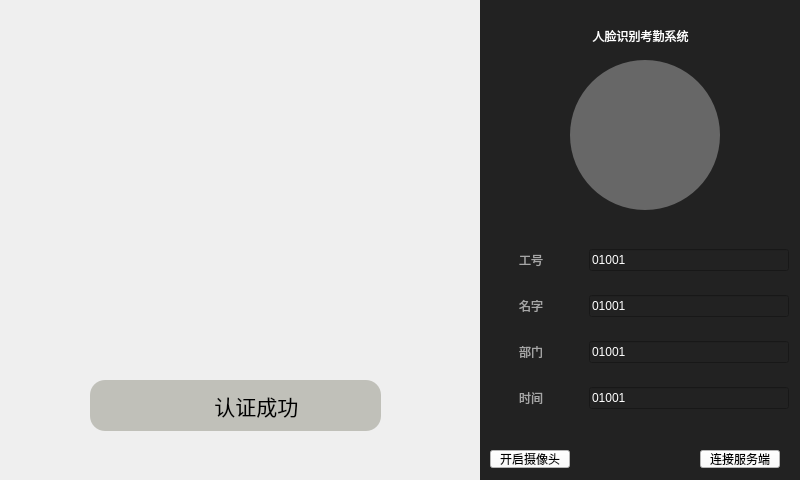
<?xml version="1.0" encoding="UTF-8"?>
<ui version="4.0">
 <class>face_recognition_system</class>
 <widget class="QMainWindow" name="face_recognition_system">
  <property name="geometry">
   <rect>
    <x>0</x>
    <y>0</y>
    <width>800</width>
    <height>480</height>
   </rect>
  </property>
  <property name="windowTitle">
   <string>face_recognition_system</string>
  </property>
  <widget class="QWidget" name="centralwidget">
   <widget class="QWidget" name="widget" native="true">
    <property name="geometry">
     <rect>
      <x>0</x>
      <y>0</y>
      <width>480</width>
      <height>480</height>
     </rect>
    </property>
    <property name="styleSheet">
     <string notr="true"/>
    </property>
    <widget class="QWidget" name="widgetLb" native="true">
     <property name="geometry">
      <rect>
       <x>90</x>
       <y>380</y>
       <width>291</width>
       <height>51</height>
      </rect>
     </property>
     <property name="styleSheet">
      <string notr="true">
border-radius:15px;
background-color: rgba(49, 50, 22,63);
</string>
     </property>
     <layout class="QHBoxLayout" name="horizontalLayout">
      <item>
       <spacer name="horizontalSpacer">
        <property name="orientation">
         <enum>Qt::Horizontal</enum>
        </property>
        <property name="sizeHint" stdset="0">
         <size>
          <width>40</width>
          <height>20</height>
         </size>
        </property>
       </spacer>
      </item>
      <item>
       <widget class="QLabel" name="label_2">
        <property name="minimumSize">
         <size>
          <width>30</width>
          <height>20</height>
         </size>
        </property>
        <property name="maximumSize">
         <size>
          <width>30</width>
          <height>21</height>
         </size>
        </property>
        <property name="styleSheet">
         <string notr="true">
border-image: url(:/123.png);
background-color: rgba(255, 255, 255, 0);</string>
        </property>
        <property name="text">
         <string/>
        </property>
       </widget>
      </item>
      <item>
       <widget class="QLabel" name="label">
        <property name="font">
         <font>
          <family>微软雅黑</family>
          <pointsize>16</pointsize>
          <italic>false</italic>
          <bold>false</bold>
         </font>
        </property>
        <property name="styleSheet">
         <string notr="true">font: 16pt &quot;微软雅黑&quot;;
background-color: rgba(255, 255, 255, 0);</string>
        </property>
        <property name="text">
         <string> 认证成功</string>
        </property>
        <property name="indent">
         <number>-3</number>
        </property>
       </widget>
      </item>
      <item>
       <spacer name="horizontalSpacer_2">
        <property name="orientation">
         <enum>Qt::Horizontal</enum>
        </property>
        <property name="sizeHint" stdset="0">
         <size>
          <width>40</width>
          <height>20</height>
         </size>
        </property>
       </spacer>
      </item>
     </layout>
    </widget>
    <widget class="QLabel" name="vdieLb">
     <property name="geometry">
      <rect>
       <x>0</x>
       <y>0</y>
       <width>480</width>
       <height>480</height>
      </rect>
     </property>
     <property name="text">
      <string/>
     </property>
    </widget>
    <widget class="QLabel" name="headpiclb">
     <property name="geometry">
      <rect>
       <x>80</x>
       <y>40</y>
       <width>311</width>
       <height>301</height>
      </rect>
     </property>
     <property name="styleSheet">
      <string notr="true">border-image: url(:/ready.png);</string>
     </property>
     <property name="text">
      <string/>
     </property>
    </widget>
    <zorder>vdieLb</zorder>
    <zorder>widgetLb</zorder>
    <zorder>headpiclb</zorder>
   </widget>
   <widget class="QWidget" name="widget_4" native="true">
    <property name="geometry">
     <rect>
      <x>480</x>
      <y>0</y>
      <width>320</width>
      <height>480</height>
     </rect>
    </property>
    <property name="styleSheet">
     <string notr="true">background-color: rgb(34, 34, 34);</string>
    </property>
    <widget class="QLabel" name="label_3">
     <property name="geometry">
      <rect>
       <x>0</x>
       <y>0</y>
       <width>321</width>
       <height>71</height>
      </rect>
     </property>
     <property name="styleSheet">
      <string notr="true">font: 26pt &quot;微软雅黑&quot;;
color: rgb(255, 255, 255);
</string>
     </property>
     <property name="text">
      <string>人脸识别考勤系统</string>
     </property>
     <property name="alignment">
      <set>Qt::AlignCenter</set>
     </property>
    </widget>
    <widget class="QLabel" name="map">
     <property name="geometry">
      <rect>
       <x>90</x>
       <y>60</y>
       <width>150</width>
       <height>150</height>
      </rect>
     </property>
     <property name="styleSheet">
      <string notr="true">border-radius:75px;
background-color: rgb(103, 103, 103);

</string>
     </property>
     <property name="text">
      <string/>
     </property>
    </widget>
    <widget class="QWidget" name="layoutWidget">
     <property name="geometry">
      <rect>
       <x>30</x>
       <y>240</y>
       <width>284</width>
       <height>191</height>
      </rect>
     </property>
     <layout class="QFormLayout" name="formLayout">
      <item row="0" column="0">
       <widget class="QWidget" name="widget_5" native="true">
        <property name="styleSheet">
         <string notr="true">QWigdet{
  border:
  border-radius:
  bordground-color:


}</string>
        </property>
        <layout class="QHBoxLayout" name="horizontalLayout_2">
         <item>
          <widget class="QLabel" name="label_4">
           <property name="styleSheet">
            <string notr="true">color: rgb(166, 166, 166);</string>
           </property>
           <property name="text">
            <string>工号</string>
           </property>
          </widget>
         </item>
         <item>
          <spacer name="horizontalSpacer_3">
           <property name="orientation">
            <enum>Qt::Horizontal</enum>
           </property>
           <property name="sizeHint" stdset="0">
            <size>
             <width>40</width>
             <height>20</height>
            </size>
           </property>
          </spacer>
         </item>
         <item>
          <widget class="QLineEdit" name="numberedit">
           <property name="minimumSize">
            <size>
             <width>200</width>
             <height>20</height>
            </size>
           </property>
           <property name="styleSheet">
            <string notr="true">color: rgb(255, 255, 255);
border-color: rgb(200, 0, 0);</string>
           </property>
           <property name="text">
            <string>01001</string>
           </property>
          </widget>
         </item>
        </layout>
       </widget>
      </item>
      <item row="1" column="0">
       <widget class="QWidget" name="widget_6" native="true">
        <property name="styleSheet">
         <string notr="true">QWigdet{
  border:
  border-radius:
  bordground-color:


}</string>
        </property>
        <layout class="QHBoxLayout" name="horizontalLayout_3">
         <item>
          <widget class="QLabel" name="label_5">
           <property name="styleSheet">
            <string notr="true">color: rgb(166, 166, 166);</string>
           </property>
           <property name="text">
            <string>名字</string>
           </property>
          </widget>
         </item>
         <item>
          <spacer name="horizontalSpacer_4">
           <property name="orientation">
            <enum>Qt::Horizontal</enum>
           </property>
           <property name="sizeHint" stdset="0">
            <size>
             <width>40</width>
             <height>20</height>
            </size>
           </property>
          </spacer>
         </item>
         <item>
          <widget class="QLineEdit" name="nameEdit">
           <property name="minimumSize">
            <size>
             <width>200</width>
             <height>20</height>
            </size>
           </property>
           <property name="styleSheet">
            <string notr="true">color: rgb(255, 255, 255);</string>
           </property>
           <property name="text">
            <string>01001</string>
           </property>
          </widget>
         </item>
        </layout>
       </widget>
      </item>
      <item row="2" column="0">
       <widget class="QWidget" name="widget_7" native="true">
        <property name="styleSheet">
         <string notr="true">QWigdet{
  border:
  border-radius:
  bordground-color:


}</string>
        </property>
        <layout class="QHBoxLayout" name="horizontalLayout_5">
         <item>
          <widget class="QLabel" name="label_7">
           <property name="styleSheet">
            <string notr="true">color: rgb(166, 166, 166);</string>
           </property>
           <property name="text">
            <string>部门</string>
           </property>
          </widget>
         </item>
         <item>
          <spacer name="horizontalSpacer_6">
           <property name="orientation">
            <enum>Qt::Horizontal</enum>
           </property>
           <property name="sizeHint" stdset="0">
            <size>
             <width>40</width>
             <height>20</height>
            </size>
           </property>
          </spacer>
         </item>
         <item>
          <widget class="QLineEdit" name="departmentEdit">
           <property name="minimumSize">
            <size>
             <width>200</width>
             <height>20</height>
            </size>
           </property>
           <property name="styleSheet">
            <string notr="true">color: rgb(255, 255, 255);</string>
           </property>
           <property name="text">
            <string>01001</string>
           </property>
          </widget>
         </item>
        </layout>
       </widget>
      </item>
      <item row="3" column="0">
       <widget class="QWidget" name="widget_8" native="true">
        <property name="styleSheet">
         <string notr="true">QWigdet{
  border:
  border-radius:
  bordground-color:


}</string>
        </property>
        <layout class="QHBoxLayout" name="horizontalLayout_6">
         <item>
          <widget class="QLabel" name="label_8">
           <property name="styleSheet">
            <string notr="true">color: rgb(166, 166, 166);</string>
           </property>
           <property name="text">
            <string>时间</string>
           </property>
          </widget>
         </item>
         <item>
          <spacer name="horizontalSpacer_7">
           <property name="orientation">
            <enum>Qt::Horizontal</enum>
           </property>
           <property name="sizeHint" stdset="0">
            <size>
             <width>40</width>
             <height>20</height>
            </size>
           </property>
          </spacer>
         </item>
         <item>
          <widget class="QLineEdit" name="timeEdit">
           <property name="minimumSize">
            <size>
             <width>200</width>
             <height>20</height>
            </size>
           </property>
           <property name="styleSheet">
            <string notr="true">color: rgb(255, 255, 255);</string>
           </property>
           <property name="text">
            <string>01001</string>
           </property>
          </widget>
         </item>
        </layout>
       </widget>
      </item>
     </layout>
    </widget>
    <widget class="QPushButton" name="connectBt">
     <property name="geometry">
      <rect>
       <x>220</x>
       <y>450</y>
       <width>80</width>
       <height>18</height>
      </rect>
     </property>
     <property name="styleSheet">
      <string notr="true">background-color: rgb(255, 255, 255);</string>
     </property>
     <property name="text">
      <string>连接服务端</string>
     </property>
    </widget>
    <widget class="QPushButton" name="pushButton">
     <property name="geometry">
      <rect>
       <x>10</x>
       <y>450</y>
       <width>80</width>
       <height>18</height>
      </rect>
     </property>
     <property name="styleSheet">
      <string notr="true">background-color: rgb(255, 255, 255);</string>
     </property>
     <property name="text">
      <string>开启摄像头</string>
     </property>
    </widget>
   </widget>
  </widget>
 </widget>
 <resources/>
 <connections/>
</ui>
